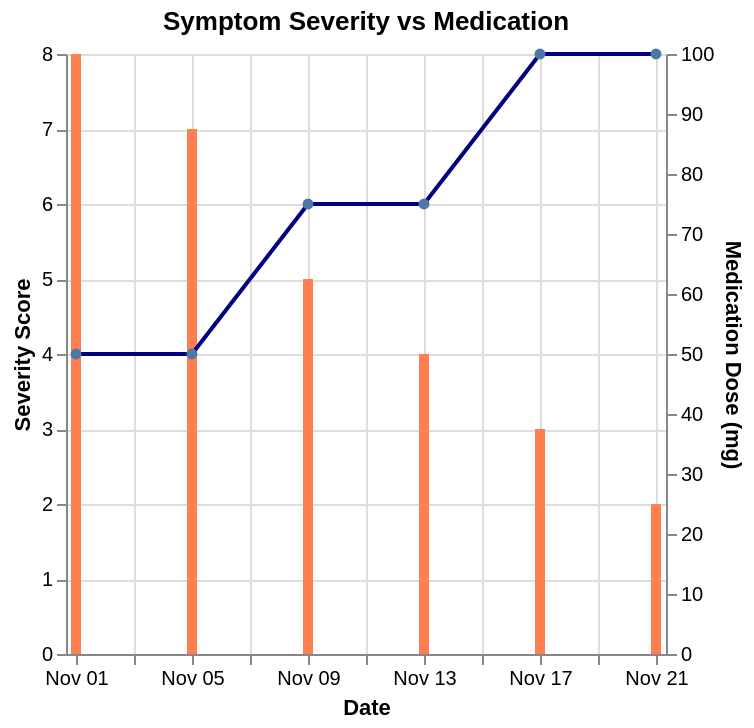

Specify this chart in Vega-Lite:
### Vega-Lite specification from a JSON file in a GitHub repository (floating-point values rounded to 4 significant figures)
{"$schema": "https://vega.github.io/schema/vega-lite/v5.json", "description": "Symptom severity tracking", "layer": [{"mark": "bar", "encoding": {"x": {"field": "date", "type": "temporal", "axis": {"title": "Date", "format": "%b %d"}}, "y": {"field": "severity", "type": "quantitative", "axis": {"title": "Severity Score"}}, "color": {"value": "coral"}}}, {"mark": {"type": "line", "point": true, "color": "navy"}, "encoding": {"x": {"field": "date", "type": "temporal"}, "y": {"field": "medication", "type": "quantitative", "axis": {"title": "Medication Dose (mg)"}}}}], "data": {"values": [{"date": "2024-11-01", "severity": 8, "medication": 50}, {"date": "2024-11-05", "severity": 7, "medication": 50}, {"date": "2024-11-09", "severity": 5, "medication": 75}, {"date": "2024-11-13", "severity": 4, "medication": 75}, {"date": "2024-11-17", "severity": 3, "medication": 100}, {"date": "2024-11-21", "severity": 2, "medication": 100}]}, "resolve": {"scale": {"y": "independent"}}, "title": "Symptom Severity vs Medication"}
